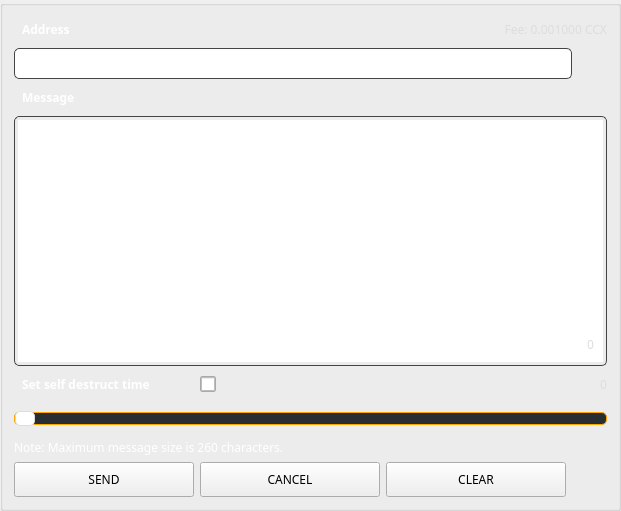
       <widget class="QGroupBox" name="newMessageBox">
        <property name="styleSheet">
         <string notr="true"/>
        </property>
        <property name="title">
         <string/>
        </property>
        <layout class="QGridLayout" name="gridLayout_10">
         <item row="0" column="0" colspan="2">
          <widget class="QLabel" name="adressLabel_2">
           <property name="minimumSize">
            <size>
             <width>0</width>
             <height>25</height>
            </size>
           </property>
           <property name="font">
            <font>
             <family>Poppins</family>
             <weight>75</weight>
             <bold>true</bold>
            </font>
           </property>
           <property name="styleSheet">
            <string notr="true">color: #fff;


font-weight: bold;
border: none;
padding-left: 5px</string>
           </property>
           <property name="text">
            <string>Address</string>
           </property>
          </widget>
         </item>
         <item row="0" column="2" colspan="3">
          <widget class="QLabel" name="m_messageFee">
           <property name="sizePolicy">
            <sizepolicy hsizetype="Expanding" vsizetype="Preferred">
             <horstretch>0</horstretch>
             <verstretch>0</verstretch>
            </sizepolicy>
           </property>
           <property name="minimumSize">
            <size>
             <width>100</width>
             <height>25</height>
            </size>
           </property>
           <property name="maximumSize">
            <size>
             <width>16777215</width>
             <height>16777215</height>
            </size>
           </property>
           <property name="font">
            <font>
             <family>Poppins</family>
            </font>
           </property>
           <property name="styleSheet">
            <string notr="true">color: #ddd;  
border: none;</string>
           </property>
           <property name="text">
            <string notr="true">Fee: 0.001000 CCX</string>
           </property>
           <property name="alignment">
            <set>Qt::AlignRight|Qt::AlignTrailing|Qt::AlignVCenter</set>
           </property>
          </widget>
         </item>
         <item row="1" column="0" colspan="4">
          <widget class="QLineEdit" name="m_addressMessageEdit">
           <property name="minimumSize">
            <size>
             <width>0</width>
             <height>31</height>
            </size>
           </property>
           <property name="font">
            <font>
             <family>Poppins</family>
            </font>
           </property>
           <property name="styleSheet">
            <string notr="true">padding: 3px; border: 1px solid #444; border-radius: 5px;   color: #aaa;</string>
           </property>
           <property name="text">
            <string/>
           </property>
          </widget>
         </item>
         <item row="1" column="4">
          <widget class="QPushButton" name="m_addressBookMessageButton">
           <property name="minimumSize">
            <size>
             <width>25</width>
             <height>25</height>
            </size>
           </property>
           <property name="maximumSize">
            <size>
             <width>80</width>
             <height>25</height>
            </size>
           </property>
           <property name="font">
            <font>
             <family>Poppins</family>
            </font>
           </property>
           <property name="styleSheet">
            <string notr="true">border: none;</string>
           </property>
           <property name="text">
            <string/>
           </property>
           <property name="icon">
            <iconset resource="../../resources.qrc">
             <normaloff>:/icons/address-book</normaloff>:/icons/address-book</iconset>
           </property>
          </widget>
         </item>
         <item row="2" column="0" colspan="2">
          <widget class="QLabel" name="messageLabel">
           <property name="minimumSize">
            <size>
             <width>0</width>
             <height>25</height>
            </size>
           </property>
           <property name="font">
            <font>
             <family>Poppins</family>
             <weight>75</weight>
             <bold>true</bold>
            </font>
           </property>
           <property name="styleSheet">
            <string notr="true">color: #fff;


font-weight: bold;
border: none;
padding-left: 5px</string>
           </property>
           <property name="text">
            <string>Message</string>
           </property>
          </widget>
         </item>
         <item row="3" column="0" rowspan="4" colspan="5">
          <widget class="QTextEdit" name="m_messageTextEdit">
           <property name="minimumSize">
            <size>
             <width>0</width>
             <height>250</height>
            </size>
           </property>
           <property name="maximumSize">
            <size>
             <width>16777215</width>
             <height>16777215</height>
            </size>
           </property>
           <property name="font">
            <font>
             <family>Poppins</family>
            </font>
           </property>
           <property name="styleSheet">
            <string notr="true">padding: 3px; border: 1px solid #444; border-radius: 5px;   color: #aaa;</string>
           </property>
           <property name="html">
            <string notr="true">&lt;!DOCTYPE HTML PUBLIC &quot;-//W3C//DTD HTML 4.0//EN&quot; &quot;http://www.w3.org/TR/REC-html40/strict.dtd&quot;&gt;
&lt;html&gt;&lt;head&gt;&lt;meta name=&quot;qrichtext&quot; content=&quot;1&quot; /&gt;&lt;style type=&quot;text/css&quot;&gt;
p, li { white-space: pre-wrap; }
&lt;/style&gt;&lt;/head&gt;&lt;body style=&quot; font-family:'Poppins'; font-size:11pt; font-weight:400; font-style:normal;&quot;&gt;
&lt;p style=&quot;-qt-paragraph-type:empty; margin-top:0px; margin-bottom:0px; margin-left:0px; margin-right:0px; -qt-block-indent:0; text-indent:0px; font-family:'.Helvetica Neue DeskInterface'; font-size:13pt;&quot;&gt;&lt;br /&gt;&lt;/p&gt;&lt;/body&gt;&lt;/html&gt;</string>
           </property>
           <property name="acceptRichText">
            <bool>false</bool>
           </property>
          </widget>
         </item>
         <item row="6" column="0" colspan="5">
          <widget class="QLabel" name="m_messageLength">
           <property name="sizePolicy">
            <sizepolicy hsizetype="Preferred" vsizetype="Fixed">
             <horstretch>0</horstretch>
             <verstretch>0</verstretch>
            </sizepolicy>
           </property>
           <property name="maximumSize">
            <size>
             <width>16777215</width>
             <height>16777215</height>
            </size>
           </property>
           <property name="font">
            <font>
             <family>Poppins</family>
            </font>
           </property>
           <property name="styleSheet">
            <string notr="true">color: #ddd;  
        border: none; margin: 10px;</string>
           </property>
           <property name="text">
            <string>0</string>
           </property>
           <property name="alignment">
            <set>Qt::AlignBottom|Qt::AlignRight|Qt::AlignTrailing</set>
           </property>
          </widget>
         </item>
         <item row="7" column="0">
          <widget class="QLabel" name="selfDestuctLabel">
           <property name="minimumSize">
            <size>
             <width>0</width>
             <height>25</height>
            </size>
           </property>
           <property name="font">
            <font>
             <family>Poppins</family>
             <weight>75</weight>
             <bold>true</bold>
            </font>
           </property>
           <property name="styleSheet">
            <string notr="true">color: #fff;   font-weight: bold;
border: none;
padding-left: 5px</string>
           </property>
           <property name="text">
            <string>Set self destruct time</string>
           </property>
          </widget>
         </item>
         <item row="7" column="1">
          <widget class="QCheckBox" name="m_ttlCheck">
           <property name="sizePolicy">
            <sizepolicy hsizetype="Preferred" vsizetype="Preferred">
             <horstretch>0</horstretch>
             <verstretch>0</verstretch>
            </sizepolicy>
           </property>
           <property name="minimumSize">
            <size>
             <width>16</width>
             <height>16</height>
            </size>
           </property>
           <property name="maximumSize">
            <size>
             <width>16</width>
             <height>16</height>
            </size>
           </property>
           <property name="font">
            <font>
             <family>Poppins</family>
             <weight>75</weight>
             <bold>true</bold>
            </font>
           </property>
           <property name="toolTip">
            <string>Do not include message in blockchain</string>
           </property>
           <property name="styleSheet">
            <string notr="true">border: 1px solid #aaa; 
color: white;
border-radius: 2px;</string>
           </property>
          </widget>
         </item>
         <item row="7" column="3" colspan="2">
          <widget class="QLabel" name="m_ttlLabel">
           <property name="minimumSize">
            <size>
             <width>0</width>
             <height>25</height>
            </size>
           </property>
           <property name="font">
            <font>
             <family>Poppins</family>
            </font>
           </property>
           <property name="styleSheet">
            <string notr="true">color: #ddd;  
border: none;</string>
           </property>
           <property name="text">
            <string>0</string>
           </property>
           <property name="alignment">
            <set>Qt::AlignRight|Qt::AlignTrailing|Qt::AlignVCenter</set>
           </property>
          </widget>
         </item>
         <item row="8" column="0" colspan="5">
          <widget class="QSlider" name="m_ttlSlider">
           <property name="sizePolicy">
            <sizepolicy hsizetype="Expanding" vsizetype="Preferred">
             <horstretch>0</horstretch>
             <verstretch>0</verstretch>
            </sizepolicy>
           </property>
           <property name="minimumSize">
            <size>
             <width>0</width>
             <height>30</height>
            </size>
           </property>
           <property name="styleSheet">
            <string notr="true">QSlider::groove:horizontal#m_ttlSlider {
    border: 1px solid orange;
    border-radius: 5px;
    height: 11px;
    background: #282d31;
}

QSlider::handle:horizontal#m_ttlSlider {
    background: #fff;
    border: 1px solid #ddd;
    width: 18px;
    margin: -2px 0;
    border-radius: 5px;
}

QSlider::sub-page:horizontal#m_ttlSlider {
    background: orange;
    border-radius: 5px;
}</string>
           </property>
           <property name="singleStep">
            <number>300</number>
           </property>
           <property name="orientation">
            <enum>Qt::Horizontal</enum>
           </property>
           <property name="tickInterval">
            <number>1</number>
           </property>
          </widget>
         </item>
         <item row="10" column="0">
          <widget class="QPushButton" name="b1_sendMessageButton">
           <property name="minimumSize">
            <size>
             <width>180</width>
             <height>35</height>
            </size>
           </property>
           <property name="maximumSize">
            <size>
             <width>180</width>
             <height>35</height>
            </size>
           </property>
           <property name="font">
            <font>
             <family>Poppins</family>
            </font>
           </property>
           <property name="styleSheet">
            <string notr="true">QPushButton#m_sendMessageButton {color: orange; ; border: 1px solid orange;  border-radius: 5px; }

QPushButton#m_sendMessageButton:hover {color:#FFD700; ; border: 1px solid orange;  border-radius: 5px;}</string>
           </property>
           <property name="text">
            <string>SEND</string>
           </property>
          </widget>
         </item>
         <item row="10" column="1">
          <widget class="QPushButton" name="b1_cancelMessageButton">
           <property name="minimumSize">
            <size>
             <width>180</width>
             <height>35</height>
            </size>
           </property>
           <property name="maximumSize">
            <size>
             <width>180</width>
             <height>35</height>
            </size>
           </property>
           <property name="font">
            <font>
             <family>Poppins</family>
            </font>
           </property>
           <property name="styleSheet">
            <string notr="true">QPushButton#m_cancelMessageButton {color: #ccc; border: 1px solid #444;  border-radius: 5px;}

QPushButton#m_cancelMessageButton:hover {color: #fff; border: 1px solid #444;  border-radius: 5px; }</string>
           </property>
           <property name="text">
            <string>CANCEL</string>
           </property>
          </widget>
         </item>
         <item row="10" column="2">
          <widget class="QPushButton" name="b1_clearMessageButton">
           <property name="minimumSize">
            <size>
             <width>180</width>
             <height>35</height>
            </size>
           </property>
           <property name="maximumSize">
            <size>
             <width>180</width>
             <height>35</height>
            </size>
           </property>
           <property name="font">
            <font>
             <family>Poppins</family>
            </font>
           </property>
           <property name="cursor">
            <cursorShape>ArrowCursor</cursorShape>
           </property>
           <property name="styleSheet">
            <string notr="true">QPushButton#m_clearMessageButton {color: #ccc; border: 1px solid #444;  border-radius: 5px;}

QPushButton#m_clearMessageButton:hover {color: #fff; border: 1px solid #444;  border-radius: 5px; }</string>
           </property>
           <property name="text">
            <string>CLEAR</string>
           </property>
          </widget>
         </item>
         <item row="9" column="0" colspan="2">
          <widget class="QLabel" name="adressLabel_3">
           <property name="sizePolicy">
            <sizepolicy hsizetype="Preferred" vsizetype="Expanding">
             <horstretch>0</horstretch>
             <verstretch>0</verstretch>
            </sizepolicy>
           </property>
           <property name="font">
            <font>
             <family>Poppins</family>
            </font>
           </property>
           <property name="styleSheet">
            <string notr="true">color: #fff;  
border: none;</string>
           </property>
           <property name="text">
            <string>Note: Maximum message size is 260 characters.</string>
           </property>
           <property name="alignment">
            <set>Qt::AlignLeading|Qt::AlignLeft|Qt::AlignTop</set>
           </property>
          </widget>
         </item>
        </layout>
       </widget>
